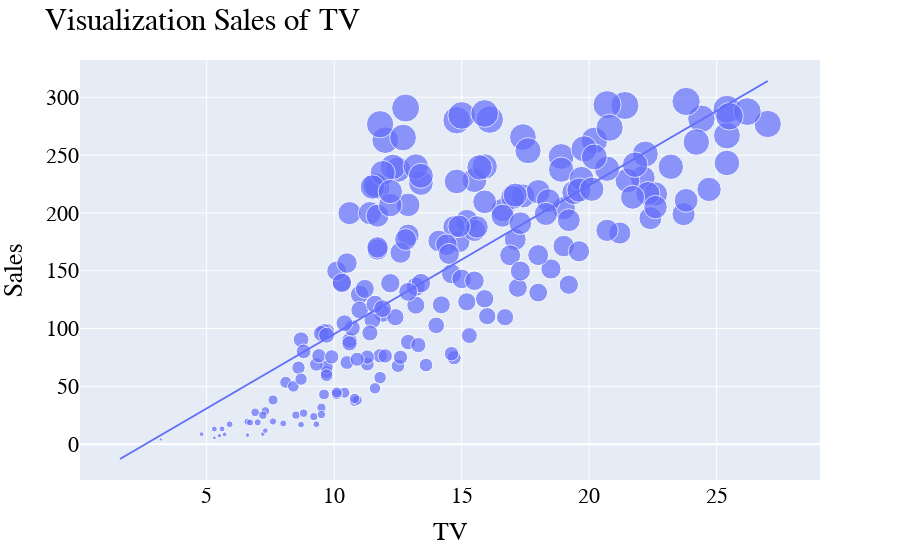

Here is the notebook cell this chart was saved with:
### Markdown cell above
#### Now let’s visualize the relationship between the amount spent on advertising on TV and units sold

### Code cell
fig = px.scatter(data_frame= data, x='Sales', y="TV", size="TV", trendline="ols")
fig.update_layout(
    title="Visualization Sales of TV",
    xaxis_title="TV",
    yaxis_title="Sales",
    legend_title="Legend Title",
    font=dict(
        family="bell MT",
        size = 22,
        color="black",
    )
)
fig.show()

### Figure 1 — Plotly figure (JSON) as saved in the notebook; plotly's stock layout.template omitted (floating-point values rounded to 4 significant figures; data arrays with more than 128 entries replaced by an {"elided": "..."} marker saying what was removed)
{"data": [{"hovertemplate": "Sales=%{x}<br>TV=%{marker.size}<extra></extra>", "legendgroup": "", "marker": {"color": "#636efa", "size": {"elided": "200 float values"}, "sizemode": "area", "sizeref": 0.741, "symbol": "circle"}, "mode": "markers", "name": "", "orientation": "v", "showlegend": false, "type": "scatter", "x": {"elided": "200 float values"}, "xaxis": "x", "y": {"elided": "200 float values"}, "yaxis": "y"}, {"hovertemplate": "<b>OLS trendline</b><br>TV = 12.8717 * Sales + -33.4502<br>R<sup>2</sup>=0.611875<br><br>Sales=%{x}<br>TV=%{y} <b>(trend)</b><extra></extra>", "legendgroup": "", "marker": {"color": "#636efa", "symbol": "circle"}, "mode": "lines", "name": "", "showlegend": false, "type": "scatter", "x": {"elided": "200 float values"}, "xaxis": "x", "y": {"elided": "200 float values"}, "yaxis": "y"}], "layout": {"font": {"color": "black", "family": "bell MT", "size": 22}, "legend": {"itemsizing": "constant", "title": {"text": "Legend Title"}, "tracegroupgap": 0}, "margin": {"t": 60}, "title": {"text": "Visualization Sales of TV"}, "xaxis": {"anchor": "y", "domain": [0, 1], "title": {"text": "TV"}}, "yaxis": {"anchor": "x", "domain": [0, 1], "title": {"text": "Sales"}}}}
